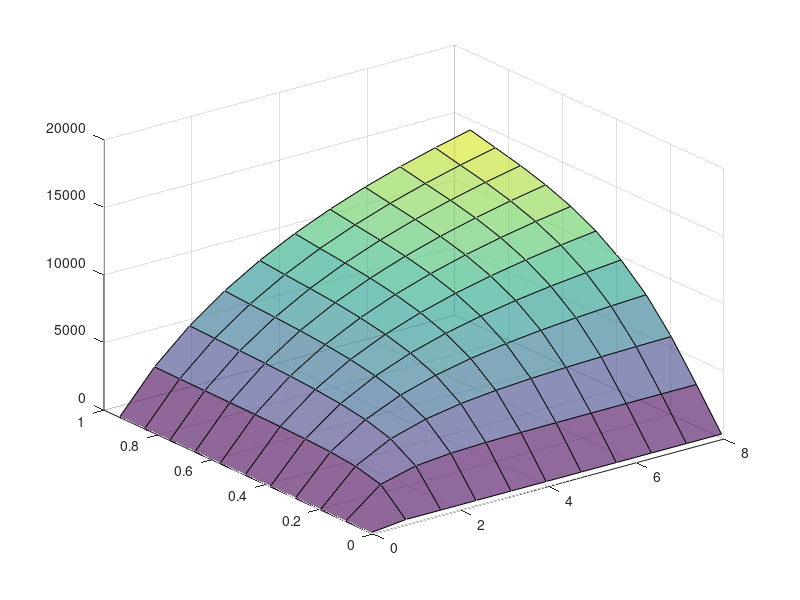

This chart was generated by the following MATLAB code: (Note: this script raises an error after producing the figure.)
%% Dimensionnement du radiateur

%% Données du problème :
 
debit_eau = 12/60; %(L/s)
cp_eau = 4185; %(J/(K.kg))
cp_air = 1005;
he = 10000; %(valeur mediane)
ha = 150; 
rho_air = 1; %(kg/m3)
rho_eau = 1000;
Tei = 65 + 273.15;
Tai = 35 + 273.15;
h = 0.210;
L = 0.160;
l = 0.038; %valeur du constructeur à récupérer
e_ailette = 6e-4; %valeur du constructeur à récupérer

%% Etablissement des courbes :

n_ailette = h/e_ailette;
mean_v = [1 : 10 : 101]/3.6;
S_ech = 2*[L*l+e_ailette*l]*(n_ailette+1)%m2
m_air = rho_air*L*h.*mean_v; %kg/s 
q = [];
C_eau = debit_eau*cp_eau;
% for i = m_air;
%     %kg/s 
%     C_air = i*cp_air;
%     Cmin = min(C_air,C_eau);
%     Cmax = max(C_air,C_eau);
%     Cr = Cmin/Cmax;
% 
%     U = 1/(1/he + 1/ha);
%     NTU = U*S_ech/Cmin;
%     eps = 1-exp((1/Cr)*(NTU)^0.22*(exp(-Cr*(NTU)^0.78)-1));
%     qmax = Cmin*(Tei-Tai);
% 
%     q = [q eps*qmax];
% end
% 
% figure,
% plot(mean_v*3.6,q)
% xlabel("Vitesse véhicule (km/h)")
% ylabel("Puissance thermique évacuée (W)")

%% Tracé courbe 3D :

vect_surface = [0 : 0.8 : 8];
[X,Y] = meshgrid(vect_surface,m_air);
MC_air = cp_air*Y;
MCmin = min(MC_air,C_eau);
MCmax = max(MC_air,C_eau);
MCr = MCmin./MCmax;
U = 1/(1/he + 1/ha);
MNTU = U*X./MCmin;
Meps = 1-exp((1./MCr).*(MNTU).^0.22.*(exp(-MCr.*(MNTU).^0.78)-1));
Mqmax = (Tei-Tai)*MCmin;
Q = Meps.*Mqmax;

s = surf(X,Y,Q,'facealpha',0.6);
s.FaceColor = 'flat';

xlabel("Surface équivalente (m2)");ylabel("Débit d'air (kg/s)");zlabel("Puissance thermique dissipée dans le radiateur (W)");
colorbar


%% Dimensionnement pompe : 

% pdc_moteur = 1000; %kPa
% pdc_cont = 560;
% pdc_rad = 10;
% Qw = debit_eau/(60*1000);
% 
% km = pdc_moteur/Qw^2;
% kcont = pdc_cont/Qw^2;
% krad = pdc_rad/Qw^2;
% 
% Pdc_tot = (km+kcont+krad)*Qw^2 %kPa
